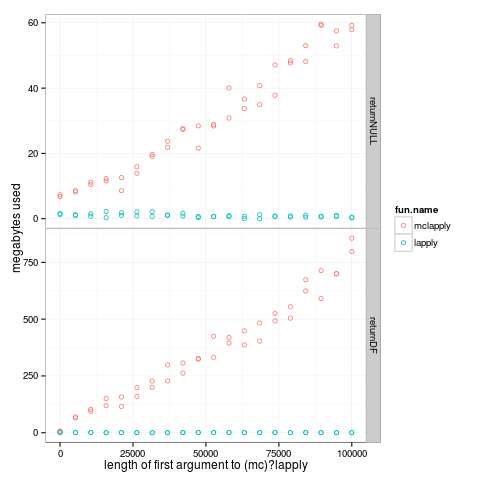

Recreate this plot in R.
works_with_R("3.2.2",
             "tdhock/ggplot2@a8b06ddb680acdcdbd927773b1011c562134e4d2")

load("megabytes.used.RData")

p <- ggplot()+
  scale_y_continuous("megabytes used")+
  scale_x_continuous("length of first argument to (mc)?lapply")+
  geom_point(aes(n.nothing, kilobytes/1024, color=fun.name),
             pch=1,
             data=megabytes.used)+
  theme_bw()+
  theme(panel.margin=grid::unit(0, "cm"))+
  facet_grid(pfun.name ~ ., scales="free")

png("figure-megabytes-used.png")
print(p)
dev.off()
